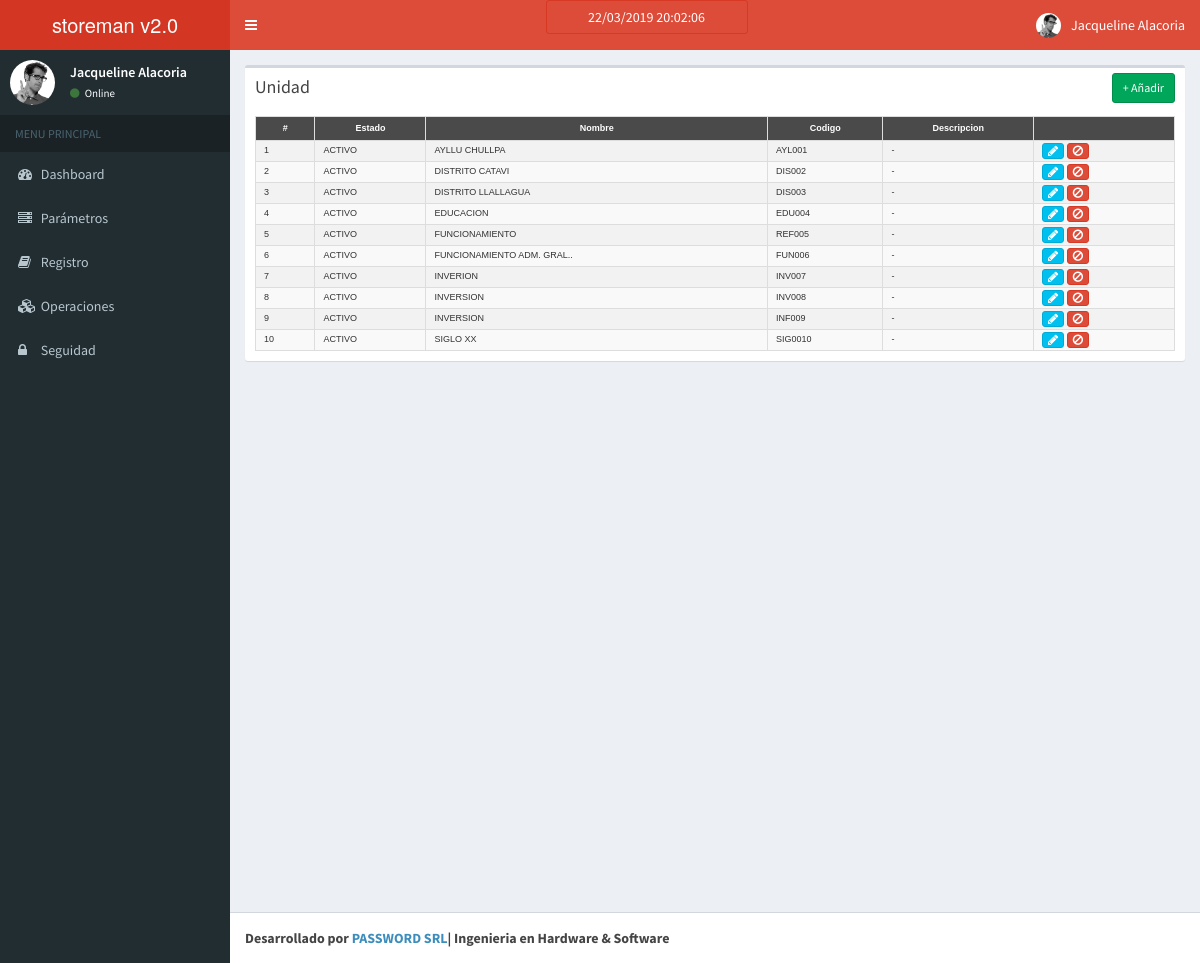
Before: /index.php/unidad with the older database file.
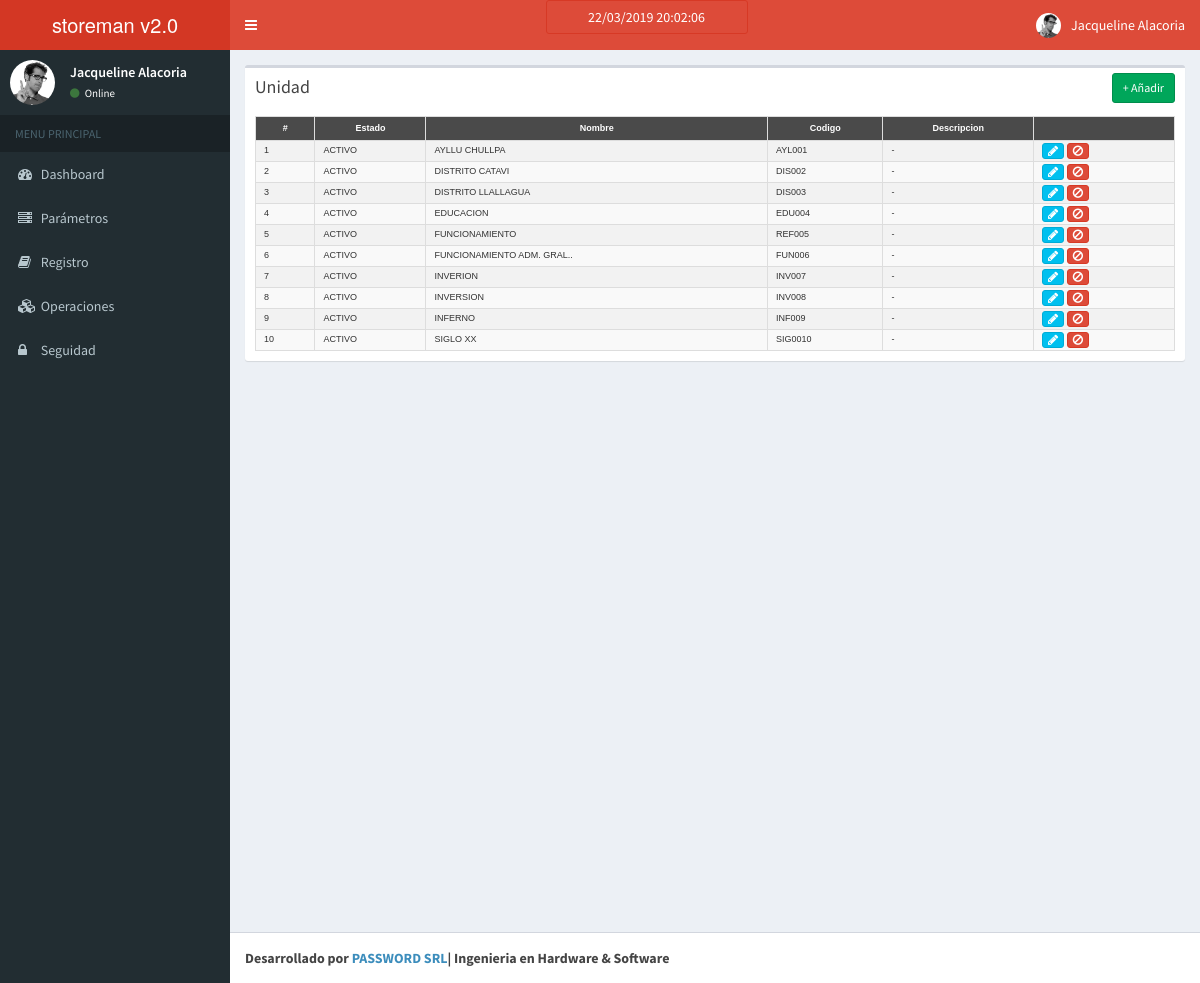
After: the same page with the newer database file.
### tables this page shows
CREATE TABLE `unidad` (
  `unidad_id` int(11) NOT NULL AUTO_INCREMENT,
  `unidad_nombre` varchar(150) DEFAULT NULL,
  `unidad_codigo` varchar(20) DEFAULT NULL,
  `unidad_descripcion` varchar(250) DEFAULT NULL,
  `estado_id` int(11) DEFAULT '1',
  PRIMARY KEY (`unidad_id`),
  UNIQUE KEY `unidad_id` (`unidad_id`)
);

CREATE TABLE `estado` (
  `estado_id` int(11) NOT NULL AUTO_INCREMENT,
  `estado_descripcion` varchar(50) DEFAULT NULL,
  `estado_tipo` int(11) DEFAULT NULL,
  `estado_color` varchar(30) DEFAULT NULL,
  PRIMARY KEY (`estado_id`),
  UNIQUE KEY `estado_id` (`estado_id`)
);

### application/controllers/Unidad.php (called while the page is built, shortened)
<?php
class Unidad extends CI_Controller{
    function __construct()
    {
        $this->load->model('Unidad_model');
    }
    function index()
    {
        $data['unidad'] = $this->Unidad_model->get_todo_unidad();
        $data['_view'] = 'unidad/index';
        $this->load->view('layouts/main',$data);
    }
}

### index.php (called while the page is built, shortened)
<?php
require_once BASEPATH.'core/CodeIgniter.php';

### application/models/Unidad_model.php (called while the page is built, shortened)
<?php
class Unidad_model extends CI_Model
{
    function get_todo_unidad()
    {
        $unidad = $this->db->query("
            SELECT
                u.*, e.*
            FROM
                unidad u, estado e
            WHERE
                u.estado_id=e.estado_id
            ORDER BY `unidad_id`
        ")->result_array();
        return $unidad;
    }
}

### application/views/unidad/index.php (the view, shortened to what this page needs)
<link href="<?php echo base_url('resources/css/mitabla.css'); ?>" rel="stylesheet">
<div class="row">
    <div class="col-md-12">
        <div class="box">
            <div class="box-header">
                <h3 class="box-title">Unidad</h3>
            	<div class="box-tools">
                    <a href="<?php echo site_url('unidad/add'); ?>" class="btn btn-success btn-sm">+ Añadir</a>
                </div>
            </div>
            <div class="box-body table-responsive">
                <table class="table table-striped" id="mitabla">
                    <tr>
						<th>#</th>
						<th>Estado</th>
						<th>Nombre</th>
						<th>Codigo</th>
						<th>Descripcion</th>
						<th></th>
                    </tr>
                    <?php $cont = 0;
                    foreach($unidad as $u){
                        $colorbaja = "";
                        $cont = $cont+1; ?>
                    <tr <?php echo $colorbaja; ?>>
						<td><?php echo $cont; ?></td>
						<td><?php echo $u['estado_descripcion']; ?></td>
						<td><?php echo $u['unidad_nombre']; ?></td>
						<td><?php echo $u['unidad_codigo']; ?></td>
						<td><?php echo $u['unidad_descripcion']; ?></td>
						<td>
                            <a href="<?php echo site_url('unidad/edit/'.$u['unidad_id']); ?>" class="btn btn-info btn-xs"><span class="fa fa-pencil"></span></a>
                            <a href="<?php echo site_url('unidad/inactivar/'.$u['unidad_id']); ?>" class="btn btn-danger btn-xs"><span class="fa fa-ban"  title="Inactivar"></span></a>
                        </td>
                    </tr>
                    <?php } ?>
                </table>
            </div>
        </div>
    </div>
</div>

Changed rows visible on the page:
changed unidad "INF009": unidad_nombre "INVERSION" → "INFERNO"
